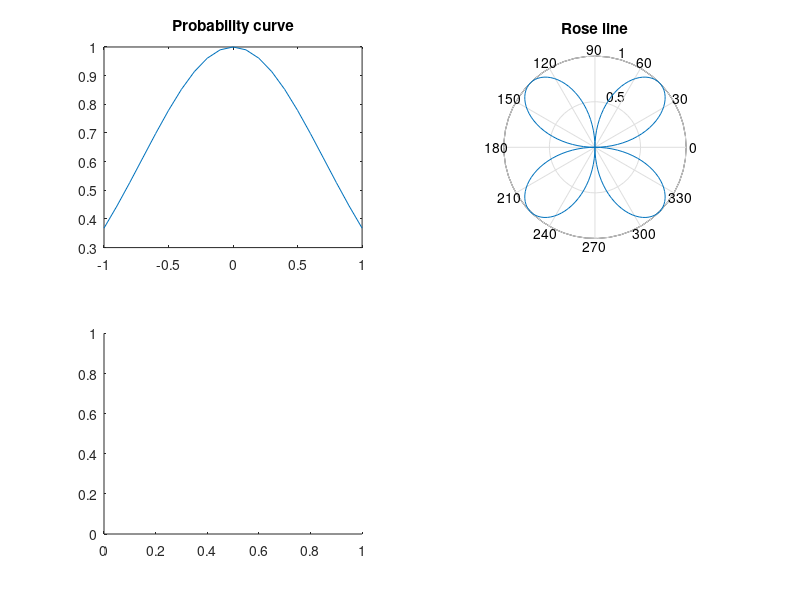

Reproduce this figure in MATLAB. (Note: this script raises an error after producing the figure.)
subplot(2,2,1);
x=-1:0.1:1;
y=exp(-x.^2);
plot(x,y);
title('Probability curve');
subplot(2,2,2);
theta=-pi:0.01*pi:pi;
rho=sin(2*theta);
polar(theta,rho);
title('Rose line');
subplot(2,2,3);
x=@(t) 3*t./(1+t.^3);
y=@(t) 3*t.^2./(1+t.^3);
fplot(x,y,[0,10]);
title('Leaf-shaped Line');
subplot(2,2,4);
y=-1:0.1:1;
x=log((1+sqrt(1-y.^2))./y) - sqrt(1-y.^2);
plot(y,x);
title('Drag line');